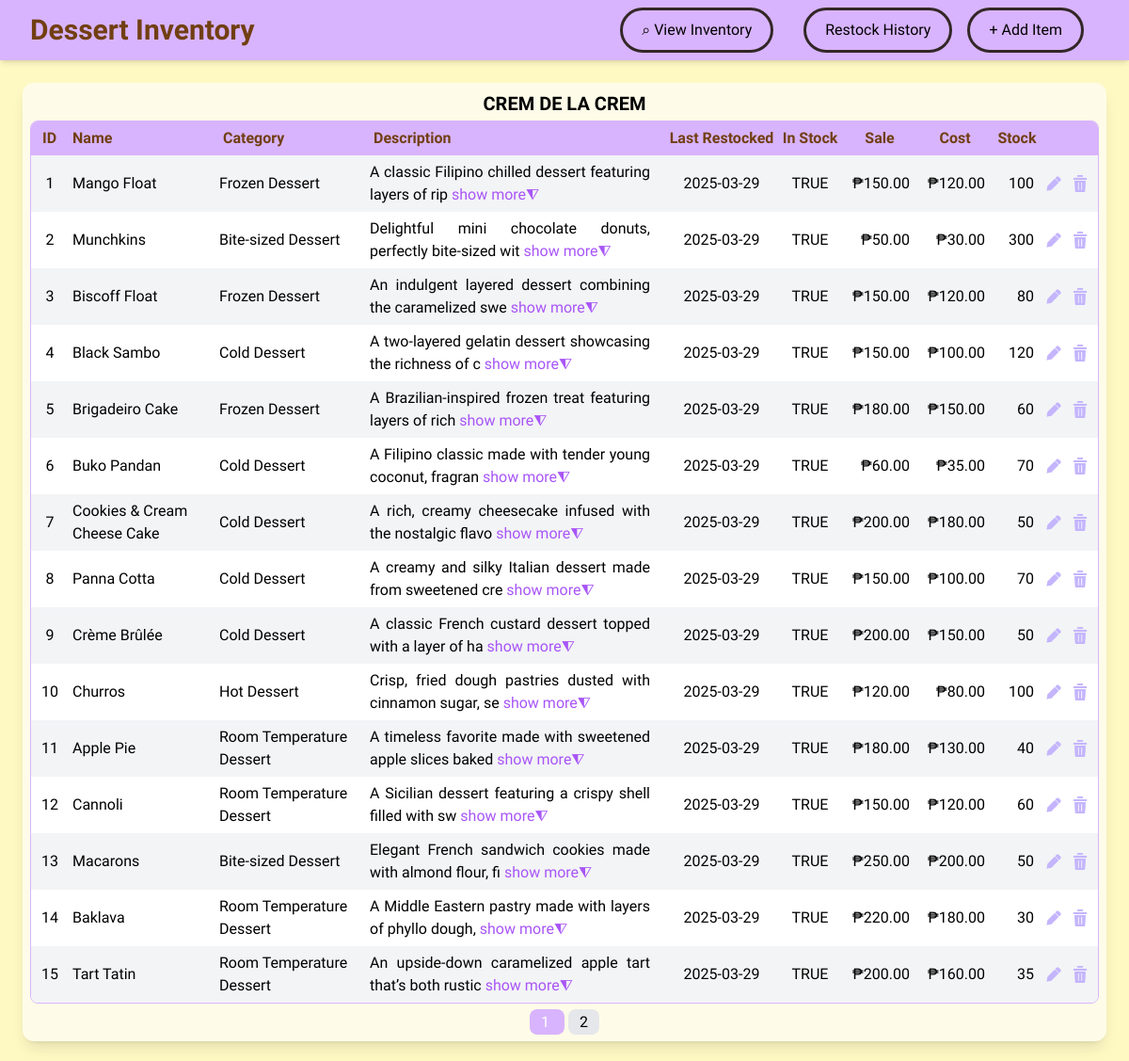
The app's page /, older data.
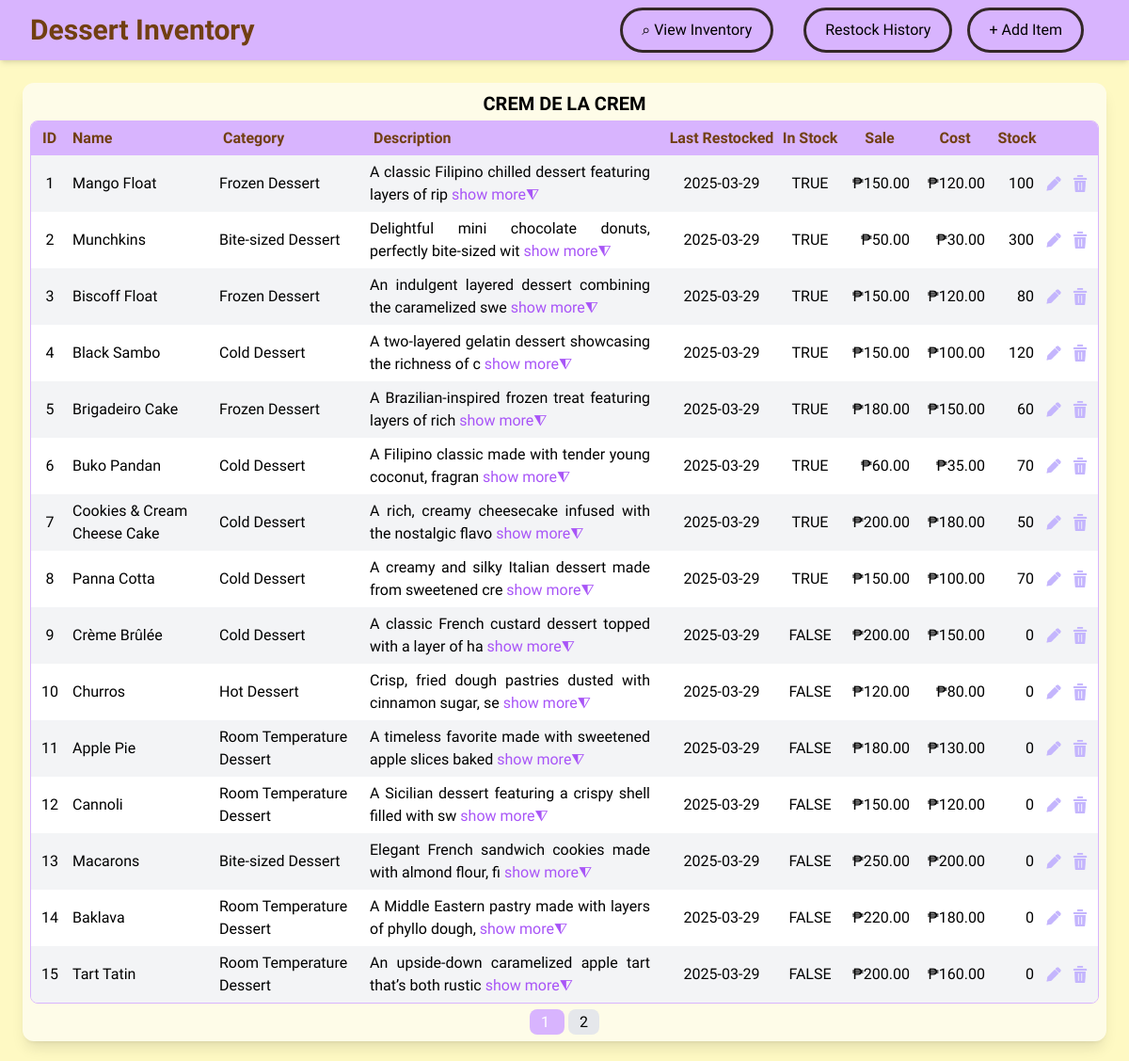
The same page, newer data.
### tables this page shows
CREATE TABLE IF NOT EXISTS `crem_de_la_crem` (
    id INT PRIMARY KEY AUTO_INCREMENT,
    name VARCHAR(100) NOT NULL,
    category VARCHAR(100),
    description TEXT,
    image_path VARCHAR(255),
    last_restocked DATE NOT NULL,
    is_available TINYINT(1) NOT NULL DEFAULT 1,
    sell_price FLOAT NOT NULL,
    cost_price FLOAT NOT NULL,
    quantity INT NOT NULL,
    active TINYINT(1) NOT NULL DEFAULT 1
);

### db.php (called while the page is built, shortened)
<?php
$table = "crem_de_la_crem";
$tableName = strtoupper(str_replace("_", " ", $table));
?>

### read-database.php (the view, shortened to what this page needs)
<?php
require 'db.php';
$limit = 15;
$page = isset($_GET['page']) ? $_GET['page'] : 1;
$offset = ($page - 1) * $limit;
$sql = "SELECT * FROM $table WHERE active = 1 LIMIT $limit OFFSET $offset";
$result = $conn->query($sql);
if ($result->num_rows > 0){
    echo "<h1 class='text-xl font-semibold text-center'>$tableName</h1>
    <div class='border border-purple-300 rounded-lg overflow-hidden mt-1'>
    <table class='border-collapse w-full text-left'>
        <thead class='bg-purple-300 text-yellow-900'>
            <tr>
                <th class='font-semibold py-1.5 px-1 pl-3 w-10'>ID</th>
                <th class='font-semibold py-1.5 px-1 w-40'>Name</th>
                <th class='font-semibold py-1.5 px-1 w-40'>Category</th>
                <th class='font-semibold py-1.5 px-1'>Description</th>"
                 .
                "<th class='font-semibold py-1.5 px-1 text-center w-30'>Last Restocked</th>
                <th class='font-semibold py-1.5 px-1 text-center w-17'>In Stock</th>
                <th class='font-semibold py-1.5 px-1 text-center w-20'>Sale</th>
                <th class='font-semibold py-1.5 px-1 text-center w-20'>Cost</th>
                <th class='font-semibold py-1.5 px-1 text-center w-13'>Stock</th>
                <th class='font-semibold py-1.5 px-1 w-8'></th>
                <th class='font-semibold py-1.5 px-1 w-7'></th>
            </tr>
        </thead>";
    $rowCnt = 0;
    while ($row = $result->fetch_assoc()){
        $category = str_replace("_", " ", $row["category"]);
        $shortDesc = strlen($row["description"]) > 58 ? substr($row["description"], 0, 58) : $row["description"];
        $row["description"] = !empty($row["description"]) ? $row["description"] : "No description available.";
        $row['cost_price'] = number_format(floatval($row['cost_price']), 2);
        $row['sell_price'] = number_format(floatval($row['sell_price']), 2);
        echo ($rowCnt%2==0) ? "<tr class='bg-gray-100'>" : "<tr class='bg-white'>" ;
        $rowCnt++;
        echo "<td class='text-center'>" . $row["id"] . "</td>
            <td class='pl-1'>" . $row["name"] . "</td>
            <td>" . $category . "</td>
            <td class='text-justify py-1.5 pr-4'>
                <div class='description-container'>";
                if (strlen($row["description"]) >58) {
                    echo "<span class='short-description'>
                        " . htmlspecialchars($shortDesc) . "
                        <a href='#' class='expand-link text-purple-500'>show more⧨</a>
                    </span>
                    <span class='full-description hidden'>
                        " . htmlspecialchars($row["description"]) . "
                        <a href='#' class='collapse-link text-purple-500'>hide◭</a>
                    </span>";
                } else {
                    echo $row["description"];
                }
        echo    "</div>
            </td>"
             .
            "<td class='text-center'>" . $row["last_restocked"] . "</td>
            <td class='text-center'>" . ($row["is_available"] ? "TRUE" : "FALSE") . "</td>
            <td class='text-right pr-2'>₱" . $row["sell_price"] . "</td>
            <td class='text-right pr-2'>₱" . $row["cost_price"] . "</td>
            <td class='text-right pr-2'>" . $row["quantity"] . "</td>
            <td class='p-1'>
                <a href='edit-item-form.php?id=" . $row['id'] . "'>
                    <img src='src/edit.png' alt='edit' width='18px'>
                </a>
            </td>
            <td>
                <a href='delete-item-form.php?id=" . $row['id'] . "'>
                    <img src='src/delete.png' alt='delete' width='18px'>
                </a>
            </td>
        </tr>";
    }
    echo "</table></div>";
} else {
    echo "0 results found.";
}
?>

### index.php (shortened to what this page needs)
<?php
require 'db.php';
$tableName = strtoupper(str_replace("_", " ", $table));
$totalResults = $conn->query("SELECT COUNT(*) AS total FROM $table")->fetch_assoc()['total'];
$totalPages = ceil($totalResults / 10);
?>
<!DOCTYPE html>
<html lang="en">
<head>
    <link rel="stylesheet" href="dist/styles.css">
    <link rel="stylesheet" href="dist/hoverStyle.css">
    <script src="https://cdn.tailwindcss.com"></script>
</head>
<body class="font-['Maven_Pro'] bg-yellow-100">
    <nav class="bg-purple-300 p-2 shadow-md flex items-center justify-between px-8 mt">
        <div id="nav-header">
            <h1 class="text-3xl font-black text-yellow-900" style="--i:0.5;">Dessert Inventory</h1>
        </div>
        <div id="nav-buttons" class="flex space-x-4 mr-4">
            <a><button id="button-view-inv" style="--i:0.5;">⌕ View Inventory</button></a>
            <a><button id="button-view-history" style="--i:1.5;">Restock History</button></a>
            <a><button id="button-add-item" style="--i:2.5;">+ Add Item</button></a>
        </div>
    </nav>
    <div id="inventory-table-div" class="max-w-full% rounded-xl overflow-hidden m-auto shadow-lg bg-yellow-50 mx-6 my-6 p-2">
        <?php include 'read-database.php'; ?>
        <div  class="pagination text-center mt-2 animate-fade-in">
            <?php for ($i = 1; $i <= $totalPages; $i++): ?>
                <a href="?page=<?= $i ?>"
                class="px-3 py-1 rounded-lg overflow-hidden m-0.5  transition-colors <?= ($page == $i) ? 'bg-purple-300 text-white' : 'bg-gray-200 hover:bg-gray-300' ?>">
                    <?= $i ?>
                </a>
            <?php endfor; ?>
        </div>
    </div>
</body>
</html>

Row changes from the older to the newer data that the page shows:
changed crem_de_la_crem "Crème Brûlée": quantity "50" → "0"; is_available "TRUE" → "FALSE"
changed crem_de_la_crem "Churros": quantity "100" → "0"; is_available "TRUE" → "FALSE"
changed crem_de_la_crem "Apple Pie": quantity "40" → "0"; is_available "TRUE" → "FALSE"
changed crem_de_la_crem "Cannoli": quantity "60" → "0"; is_available "TRUE" → "FALSE"
changed crem_de_la_crem "Macarons": quantity "50" → "0"; is_available "TRUE" → "FALSE"
changed crem_de_la_crem "Baklava": quantity "30" → "0"; is_available "TRUE" → "FALSE"
changed crem_de_la_crem "Tart Tatin": quantity "35" → "0"; is_available "TRUE" → "FALSE"
